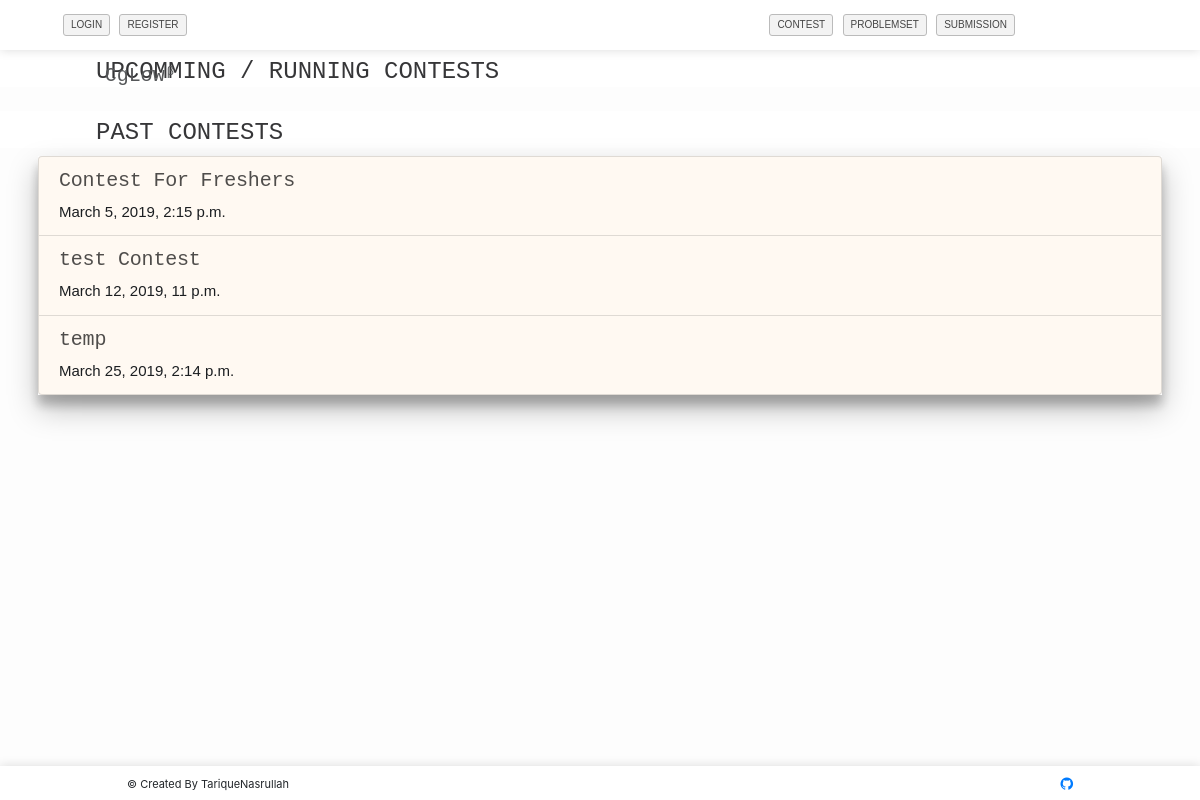
/contest/, run on an earlier commit of the app's database.
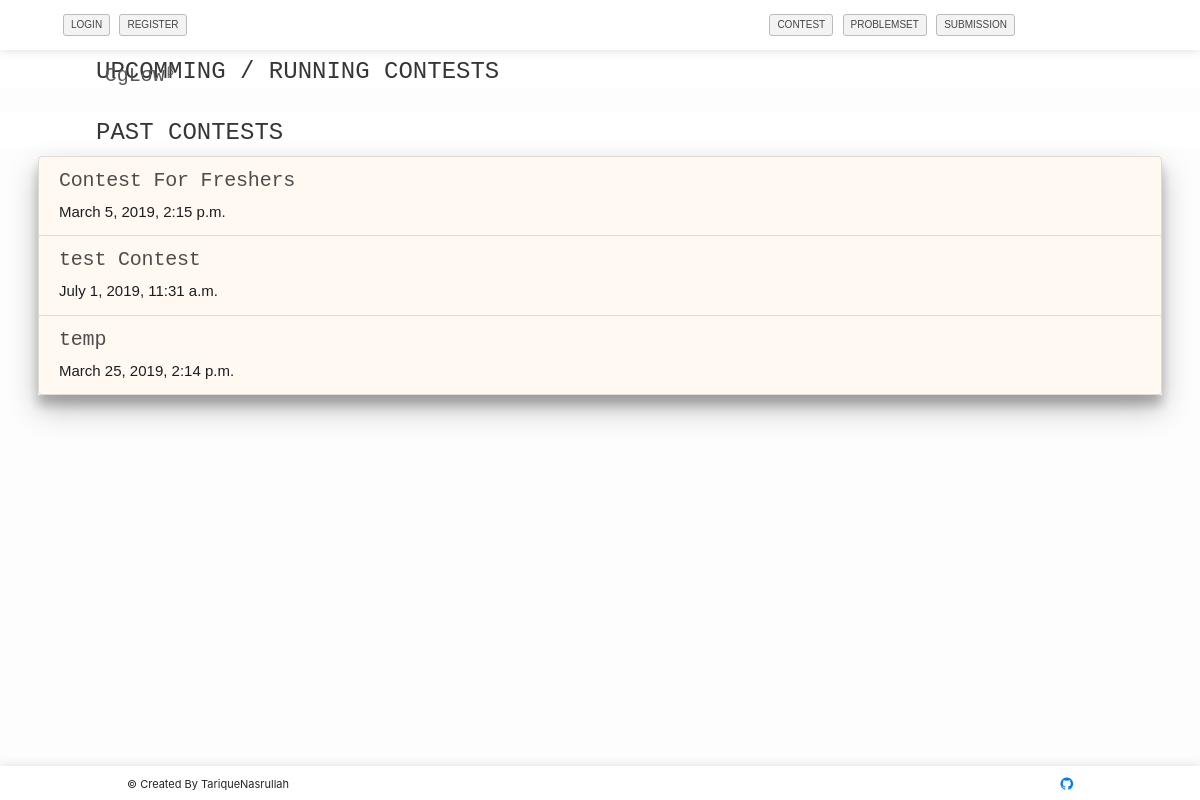
And on a later commit of the database.
### contest/models.py (models this page shows, shortened)
class contest(models.Model):
	name = models.CharField(max_length=200)
	start_time = models.DateTimeField(auto_now=False, auto_now_add=False)
	end_time = models.DateTimeField(auto_now=False, auto_now_add=False)

### contest/views.py (the view)
def contest_list(request):
	context = {}
	if request.user.is_authenticated:
		context['username'] = request.user.username
	l = contest_table.objects.filter(end_time__gte = datetime.datetime.now())
	context['contest_list'] = l
	m = contest_table.objects.filter(end_time__lte = datetime.datetime.now(), start_time__lte = datetime.datetime.now())
	context['past_contest'] = m
	return render(request, 'contest/contest_list.html', context)

### contest/templates/contest/contest_list.html (shortened to what this page needs)
{% extends "home/header.html" %}
{% block content %}
  <div>
    <h4 class="white-background-header" style="font-family: Courier New,Courier,Lucida Sans Typewriter,Lucida Typewriter,monospace;">UPCOMMING / RUNNING CONTESTS</h4>
  </div>
  <div style="padding-top: 1rem;">
    <h4 class="white-background-header" style="font-family: Courier New,Courier,Lucida Sans Typewriter,Lucida Typewriter,monospace;">PAST CONTESTS</h4>
  </div>
  <div class="container">
    <div class="list-group" style="box-shadow: 0 14px 28px rgba(0,0,0,0.25), 0 10px 10px rgba(0,0,0,0.22);">
      {% for contest in past_contest %}
        <a href="{% url 'contest_info' pk=contest.id %}" class="list-group-item list-group-item-action list-group-item-contestlist">
        <h4 class="contest-name-header">{{contest.name}}</h4>
        <p class="contest-date-header">{{contest.start_time}}</p>
        </a>
      {% endfor%}
    </div>
  </div>
{% endblock %}

What changed in the data, as far as the page shows it:
changed contest "test Contest": start_time "March 12, 2019, 11 p.m." → "July 1, 2019, 11:31 a.m."
